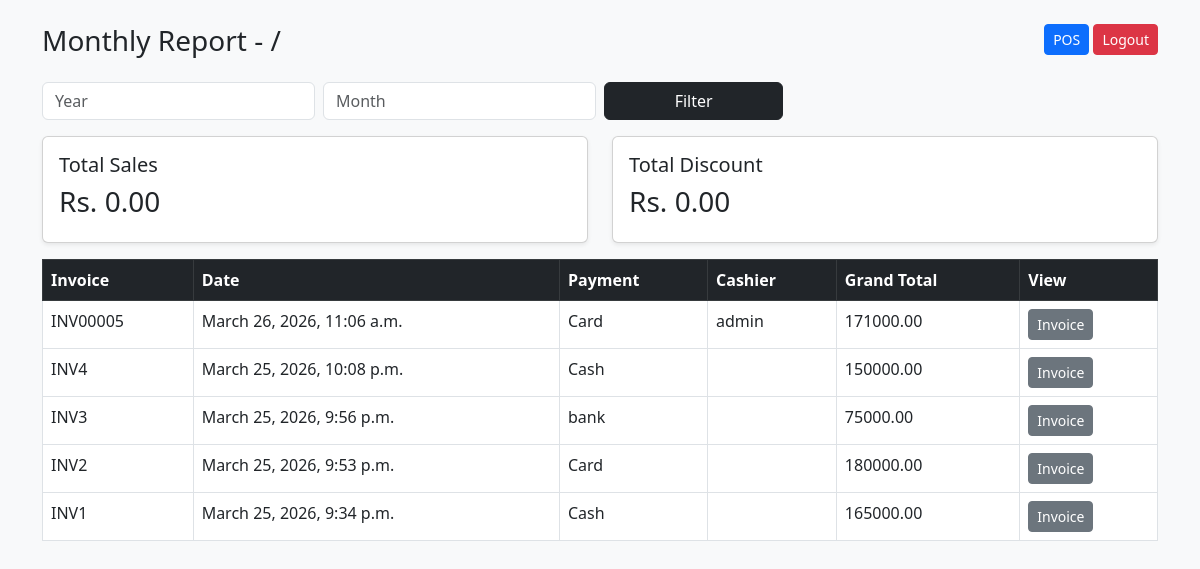
The app's page /reports/monthly/ (signed in) with its own data.
### pos/models.py (models this page shows, shortened)
class Sale(models.Model):
    PAYMENT_METHODS = [
        ('cash', 'Cash'),
        ('card', 'Card'),
        ('credit', 'Credit'),
    ]
    invoice_no = models.CharField(max_length=50, unique=True)
    total = models.DecimalField(max_digits=12, decimal_places=2)
    discount = models.DecimalField(max_digits=12, decimal_places=2, default=0)
    grand_total = models.DecimalField(max_digits=12, decimal_places=2)
    payment_method = models.CharField(max_length=20, choices=PAYMENT_METHODS)
    received_amount = models.DecimalField(max_digits=12, decimal_places=2, null=True, blank=True)
    balance = models.DecimalField(max_digits=12, decimal_places=2, null=True, blank=True)
    card_last4 = models.CharField(max_length=4, blank=True, null=True)
    cheque_number = models.CharField(max_length=50, blank=True, null=True)
    created_by = models.ForeignKey(User, on_delete=models.SET_NULL, null=True, blank=True)
    created_at = models.DateTimeField(auto_now_add=True)
    class Meta:
        ordering = ["-created_at"]

### pos/views.py (the view)
# urls.py: path('reports/monthly/', views.monthly_report, name='monthly_report'),
@login_required
def monthly_report(request):
    sales = Sale.objects.all().order_by("-created_at")
    total = sales.aggregate(total=Sum("grand_total"))["total"] or 0
    return render(request, "pos/monthly_report.html", {
        "sales": sales,
        "total": total
    })

### pos/templates/pos/monthly_report.html (shortened to what this page needs)
<!DOCTYPE html>
<html>
<head>
    <link href="https://cdn.jsdelivr.net/npm/bootstrap@5.3.0/dist/css/bootstrap.min.css" rel="stylesheet">
</head>
<body class="p-4 bg-light">
<div class="container">
    <div class="d-flex justify-content-between mb-3">
        <h3>Monthly Report - {{ month }}/{{ year }}</h3>
        <div>
            <a href="{% url 'pos' %}" class="btn btn-primary btn-sm">POS</a>
            <a href="{% url 'logout' %}" class="btn btn-danger btn-sm">Logout</a>
        </div>
    </div>
    <form method="get" class="row g-2 mb-3">
        <div class="col-md-3">
            <input type="number" name="year" value="{{ year }}" class="form-control" placeholder="Year">
        </div>
        <div class="col-md-3">
            <input type="number" name="month" value="{{ month }}" class="form-control" placeholder="Month">
        </div>
        <div class="col-md-2">
            <button class="btn btn-dark w-100">Filter</button>
        </div>
    </form>
    <div class="row mb-3">
        <div class="col-md-6">
            <div class="card p-3 shadow-sm">
                <h5>Total Sales</h5>
                <h3>Rs. {{ summary.total_sales|default:"0.00" }}</h3>
            </div>
        </div>
        <div class="col-md-6">
            <div class="card p-3 shadow-sm">
                <h5>Total Discount</h5>
                <h3>Rs. {{ summary.total_discount|default:"0.00" }}</h3>
            </div>
        </div>
    </div>
    <table class="table table-bordered bg-white">
        <thead class="table-dark">
            <tr>
                <th>Invoice</th>
                <th>Date</th>
                <th>Payment</th>
                <th>Cashier</th>
                <th>Grand Total</th>
                <th>View</th>
            </tr>
        </thead>
        <tbody>
            {% for sale in sales %}
            <tr>
                <td>{{ sale.invoice_no }}</td>
                <td>{{ sale.created_at }}</td>
                <td>{{ sale.get_payment_method_display }}</td>
                <td>{{ sale.created_by.username }}</td>
                <td>{{ sale.grand_total }}</td>
                <td><a href="{% url 'invoice_page' sale.id %}" class="btn btn-sm btn-secondary">Invoice</a></td>
            </tr>
            {% empty %}
            <tr><td colspan="6" class="text-center">No sales found</td></tr>
            {% endfor %}
        </tbody>
    </table>
</div>
</body>
</html>

### records on screen
Sale: invoice_no "INV00005", created_at "March 26, 2026, 11:06 a.m.", payment_method "Card", created_by.username "admin", grand_total "171000.00"
Sale: invoice_no "INV4", created_at "March 25, 2026, 10:08 p.m.", payment_method "Cash", grand_total "150000.00"
Sale: invoice_no "INV3", created_at "March 25, 2026, 9:56 p.m.", payment_method "bank", grand_total "75000.00"
Sale: invoice_no "INV2", created_at "March 25, 2026, 9:53 p.m.", payment_method "Card", grand_total "180000.00"
Sale: invoice_no "INV1", created_at "March 25, 2026, 9:34 p.m.", payment_method "Cash", grand_total "165000.00"

### other values on screen
{{ summary.total_sales|default:"0.00" }} "0.00"
{{ summary.total_discount|default:"0.00" }} "0.00"
